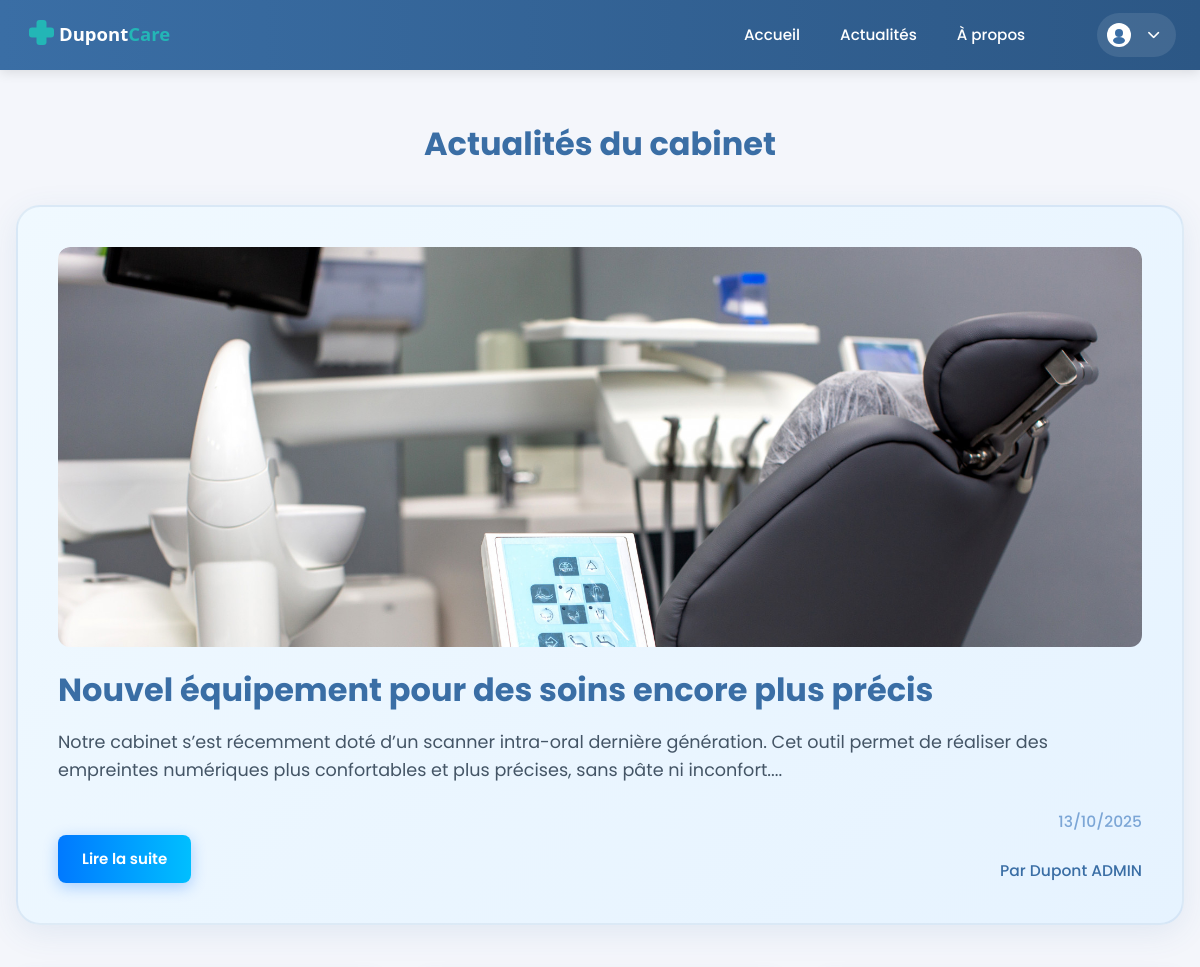
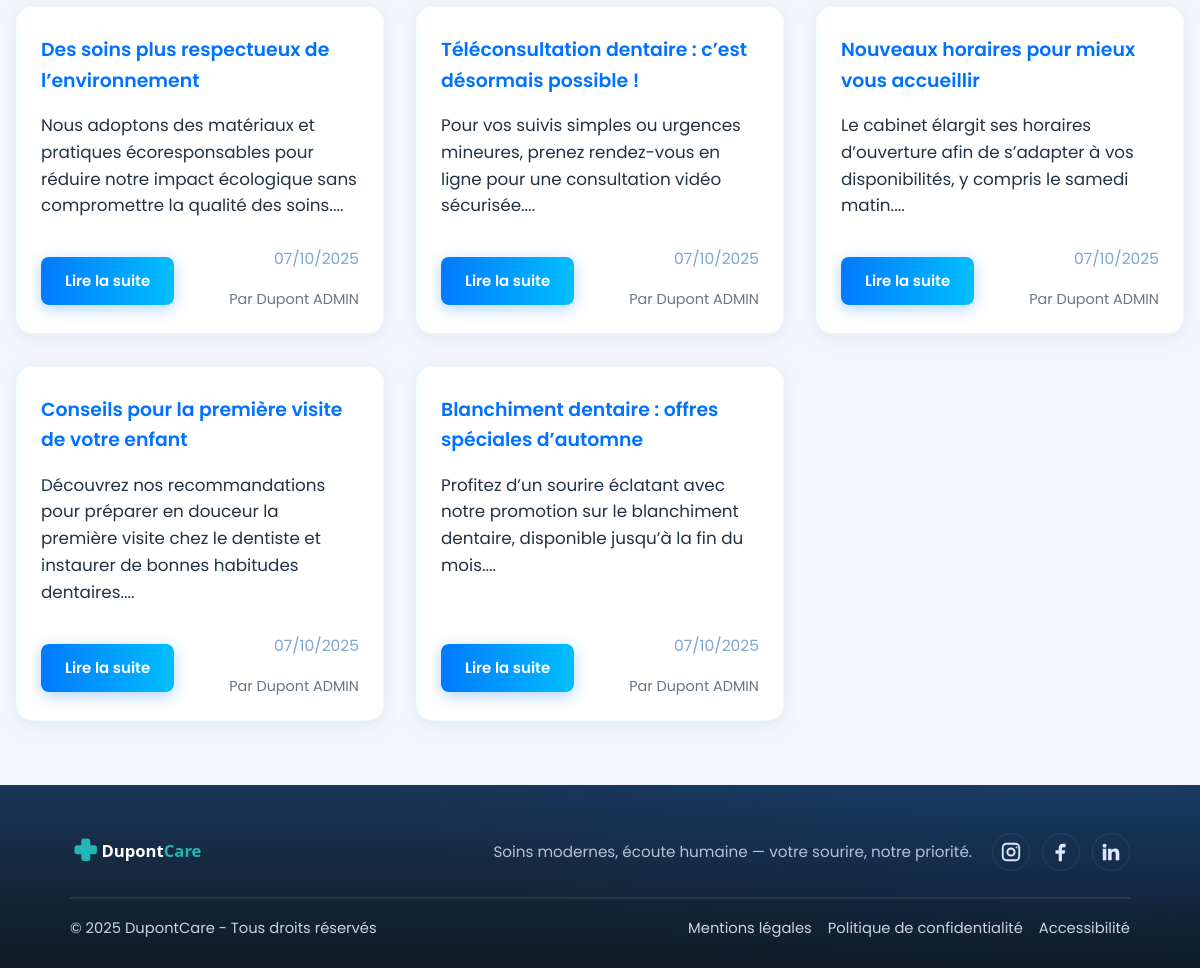
Page /index.php?page=actus on the committed database (2 pictures, top to bottom).
### tables this page shows
CREATE TABLE `actualite` (
  `id` int(10) UNSIGNED NOT NULL,
  `auteur_id` int(10) UNSIGNED NOT NULL,
  `titre` varchar(200) NOT NULL,
  `contenu` mediumtext NOT NULL,
  `date_publication` datetime DEFAULT NULL,
  `statut` enum('BROUILLON','PUBLIE','ARCHIVE') NOT NULL DEFAULT 'BROUILLON',
  `image` varchar(255) DEFAULT NULL
);

CREATE TABLE `utilisateur` (
  `id` int(10) UNSIGNED NOT NULL,
  `role` enum('PATIENT','MEDECIN','SECRETAIRE') NOT NULL,
  `nom` varchar(100) NOT NULL,
  `prenom` varchar(100) NOT NULL,
  `email` varchar(190) NOT NULL,
  `telephone` varchar(30) DEFAULT NULL,
  `avatar` varchar(255) DEFAULT NULL,
  `password_hash` varchar(255) NOT NULL,
  `date_inscription` datetime NOT NULL DEFAULT current_timestamp(),
  `date_naissance` date DEFAULT NULL
);

### app/controllers/ActusController.php (called while the page is built, shortened)
<?php
class ActusController {
    private $actuModel;
    public function __construct() {
        $this->actuModel = new ActuModel();
    }
    public function index() {
    $actus = $this->actuModel->getAllActus();
    require_once 'app/views/actu/actu.php';
    }
}

### app/core/App.php (called while the page is built, shortened)
<?php
class App {
    public function run() {
        $action = isset($_GET['action']) ? strtolower($_GET['action']) : 'index';
        $method = strtolower(trim($action));
        $params = [];
        try {
            $controller = new $controllerClass();
            call_user_func_array([$controller, $method], $params);
        } catch (\Exception $e) {
            http_response_code(404);
            include __DIR__ . '/../views/error/404.php';
        }
    }
}

### index.php (called while the page is built, shortened)
<?php
$app = new App();
$app->run();

### app/core/Model.php (called while the page is built, shortened)
<?php
abstract class Model {
    public function __construct() {
        $this->db = Database::getInstance();
    }
}

### app/models/database.php (called while the page is built, shortened)
<?php
class Database {
    private static $instance = null;
    private $connection;
    private function __construct() {
        $host = DB_HOST;
        $dbname = DB_NAME;
        $user = DB_USER;
        $pass = DB_PASS;
        $charset = DB_CHARSET;
        $options = [
            PDO::ATTR_ERRMODE => PDO::ERRMODE_EXCEPTION,
            PDO::ATTR_DEFAULT_FETCH_MODE => PDO::FETCH_ASSOC,
            PDO::MYSQL_ATTR_INIT_COMMAND => "SET NAMES $charset"
        ];
        try {
            $this->connection = new PDO(
                "mysql:host=$host;dbname=$dbname;charset=$charset",
                $user,
                $pass,
                $options
            );
        } catch (PDOException $e) {
            die('Erreur connexion BDD : ' . $e->getMessage());
        }
    }
    public function prepare($sql) {
        return $this->connection->prepare($sql);
    }
    public static function getInstance() {
        if (self::$instance === null) {
            self::$instance = new self();
        }
        return self::$instance;
    }
}

### app/models/ActuModel.php (called while the page is built, shortened)
<?php
class ActuModel extends Model {
    public function getAllActus($limit = null) {
        $sql = "SELECT a.*, u.nom as auteur_nom, u.prenom as auteur_prenom
                FROM actualite a
                JOIN utilisateur u ON a.auteur_id = u.id
                WHERE a.statut = 'PUBLIE'
                ORDER BY a.date_publication DESC";
        if ($limit) {
            $sql .= " LIMIT ?";
            $stmt = $this->db->prepare($sql);
            $stmt->execute([$limit]);
        } else {
            $stmt = $this->db->prepare($sql);
            $stmt->execute();
        }
        return $stmt->fetchAll();
    }
}

### app/views/actu/actu.php (the view, shortened to what this page needs)
<?php
include __DIR__ . '/../templates/header.php';
?>
<link rel="stylesheet" href="<?php echo BASE_URL; ?>/css/modules/actu/actu.css">
<link rel="stylesheet" href="<?php echo BASE_URL; ?>/css/modules/actu/actu-posts.css">
<main>
  <section class="actu-section">
    <h2>Actualités du cabinet</h2>
    <div class="actu-container">
      <?php if (empty($actus)): ?>
        <p class="no-actus">Aucune actualité n'est disponible pour le moment.</p>
      <?php else: ?>
        <?php
        $latestActu = array_shift($actus);
        ?>
        <article class="actu-featured">
          <div class="actu-featured-content">
            <?php if (!empty($latestActu['image'])): ?>
              <div class="actu-featured-image">
                <img src="<?php echo BASE_URL; ?>/public/uploads/<?php echo htmlspecialchars($latestActu['image']); ?>" alt="Image de l'actualité" loading="lazy">
              </div>
            <?php endif; ?>
            <h3><?php echo htmlspecialchars($latestActu['titre']); ?></h3>
            <p><?php echo htmlspecialchars(substr(strip_tags($latestActu['contenu']), 0, 400)) . '...'; ?></p>
            <div class="actu-footer">
              <a href="index.php?page=actus&action=show&id=<?php echo $latestActu['id']; ?>" class="btn btn-primary">Lire la suite</a>
              <div class="actu-meta">
                <span class="actu-date"><?php echo date('d/m/Y', strtotime($latestActu['date_publication'])); ?></span>
                <span class="actu-author">Par <?php echo htmlspecialchars($latestActu['auteur_prenom'] . ' ' . $latestActu['auteur_nom']); ?></span>
              </div>
            </div>
          </div>
        </article>
        <div class="actu-list">
          <?php foreach ($actus as $actu): ?>
            <article class="actu-card">
              <h3><?php echo htmlspecialchars($actu['titre']); ?></h3>
              <p><?php echo htmlspecialchars(substr(strip_tags($actu['contenu']), 0, 200)) . '...'; ?></p>
              <div class="actu-footer">
                <a href="index.php?page=actus&action=show&id=<?php echo $actu['id']; ?>" class="btn btn-primary">Lire la suite</a>
                <div class="actu-meta">
                  <span class="actu-date"><?php echo date('d/m/Y', strtotime($actu['date_publication'])); ?></span>
                  <span class="actu-author">Par <?php echo htmlspecialchars($actu['auteur_prenom'] . ' ' . $actu['auteur_nom']); ?></span>
                </div>
              </div>
            </article>
          <?php endforeach; ?>
      <?php endif; ?>
    </div>
  </section>
</main>
<?php
include __DIR__ . '/../templates/footer.php';
?>

### rows in the picture
actualite: image (picture), titre "Nouvel équipement pour des soins encore plus précis", contenu "Notre cabinet s’est récemment doté d’un scanner intra-oral dernière génération. Cet outil permet de réaliser des empreintes numériques plus confortables et plus précises, sans pâte ni inconfort.", date_publication "13/10/2025"
utilisateur: prenom+nom "Dupont ADMIN"
actualite: titre "Des soins plus respectueux de l’environnement", contenu "Nous adoptons des matériaux et pratiques écoresponsables pour réduire notre impact écologique sans compromettre la qualité des soins.", date_publication "07/10/2025", auteur.nom "Dupont ADMIN"
actualite: titre "Téléconsultation dentaire : c’est désormais possible !", contenu "Pour vos suivis simples ou urgences mineures, prenez rendez-vous en ligne pour une consultation vidéo sécurisée.", date_publication "07/10/2025", auteur.nom "Dupont ADMIN"
actualite: titre "Nouveaux horaires pour mieux vous accueillir", contenu "Le cabinet élargit ses horaires d’ouverture afin de s’adapter à vos disponibilités, y compris le samedi matin.", date_publication "07/10/2025", auteur.nom "Dupont ADMIN"
actualite: titre "Conseils pour la première visite de votre enfant", contenu "Découvrez nos recommandations pour préparer en douceur la première visite chez le dentiste et instaurer de bonnes habitudes dentaires.", date_publication "07/10/2025", auteur.nom "Dupont ADMIN"
actualite: titre "Blanchiment dentaire : offres spéciales d’automne", contenu "Profitez d’un sourire éclatant avec notre promotion sur le blanchiment dentaire, disponible jusqu’à la fin du mois.", date_publication "07/10/2025", auteur.nom "Dupont ADMIN"
